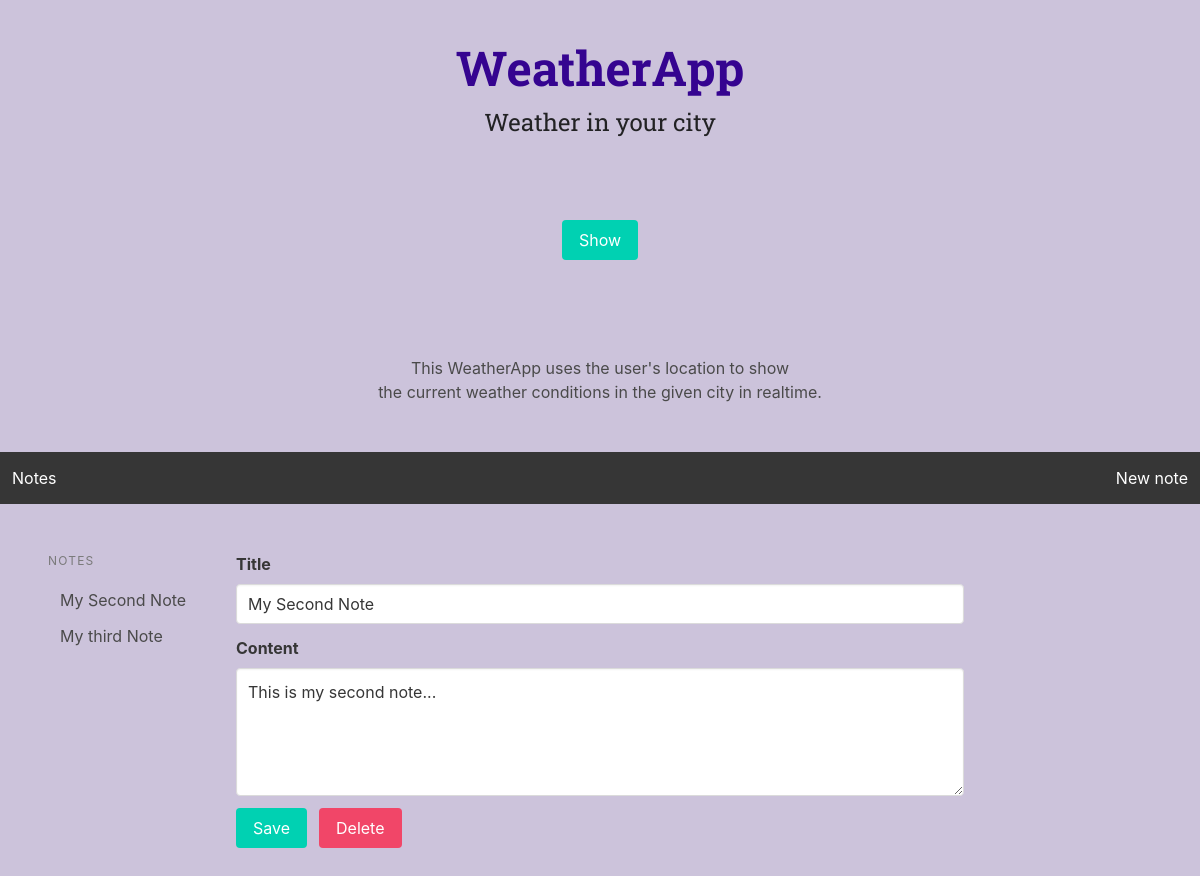
Screenshot of /?noteid=4 with the database file from the repository.
### weather/models.py (models this page shows)
class Note(models.Model):
    title = models.CharField(max_length=255)
    content = models.TextField(blank=True, null=True)
    class Meta:
        ordering = ('title',)

### weather/views.py (the view, shortened to what this page needs)
# urls.py: path('', views.editor, name='editor'),
def editor(request):
    noteid = int(request.GET.get('noteid', 0))
    notes = Note.objects.all()
    if noteid > 0:
        note = Note.objects.get(pk=noteid)
    else:
            note = ''
    context = {
        'noteid' : noteid,
        'notes' : notes,
        'note': note
    }
    return render(request, 'weather/index.html', context)

### weather/templates/weather/index.html (shortened to what this page needs)
{% load static %}
<!DOCTYPE html>
<html lang="en">
<head>
    <link rel="stylesheet" href="{% static 'weather/styles/base.css' %}">
    <link rel="stylesheet" href="https://cdn.jsdelivr.net/npm/bulma@0.9.0/css/bulma.min.css">
</head>
<body>
  <header id="main-header">
    <nav><a href="/" id="main-logo">WeatherApp</a></nav>
    <h1>Weather in your city</h1>
</header>
<section class="section">
    <article>
        <form action="weather/weather-info.html" method="get">
        <input class="button is-primary" type="submit" name="send" value="Show">
        </form>
    </article>
</section>
<section class="section">
    <article>
        <p>This WeatherApp uses the user's location to show</p>
        <p>the current weather conditions in the given city in realtime.</p>
    </article>
</section>
<nav class="navbar is-dark">
    <div class="navbar-brand">
        <a href="{% url 'editor' %}" class="navbar-item">Notes</a>
    </div>
    <div class="navbar-menu">
        <div class="navbar-end">
            <a href="{% url 'editor' %}?noteid=0" class="navbar-item">New note</a>
        </div>
    </div>
</nav>
<section class="section">
    <div class="columns">
        <div class="column is-2">
            <aside class="menu">
                <p class="menu-label">Notes</p>
                <ul class="menu-list">
                    {% for note in notes %}
                        <li>
                            <a href="{% url 'editor' %}?noteid={{ note.id }}">{{ note.title }}</a>
                        </li>
                    {% endfor %}
                </ul>
            </aside>
        </div>
        <div class="column is-8">
            <form method="post" action="{% url 'editor' %}">
                <div class="field">
                    <label class="label">
                        Title
                    </label>
                    <div class="control">
                        <input type="text" class="input" name="title" placeholder="Title"{% if note %} value="{{ note.title }}"{% endif %}>
                    </div>
                </div>
                <div class="field">
                    <label class="label">Content</label>
                    <div class="control">
                        <textarea class="textarea" name="content" placeholder="Content">{% if note %}{{ note.content }}{% endif %}</textarea>
                    </div>
                </div>
                <div class="field is-grouped">
                    <div class="control">
                        <button class="button is-primary">Save</button>
                    </div>
                    {% if note %}
                        <div class="control">
                            <a href="{% url 'delete_note' note.id %}" class="button is-danger">Delete</a>
                        </div>
                    {% endif %}
                </div>
            </form>
        </div>
    </div>
</section>
</body>
</html>

### weather/static/weather/styles/base.css (style rules this page uses)
* { box-sizing: border-box; }
body { font-family: 'Roboto', sans-serif; margin: 0; background-color: #ccc3db; color: #3e3e41; }
h1, h2, h3 { font-family: 'Roboto Slab', sans-serif; color: #222224; }
button, .btn { cursor: pointer; font: inherit; padding: 0.5rem 1.5rem; background-color: #350490; border: 1px solid #350490; color: white; border-radius: 4px; text-decoration: none; }
#main-header { width: 100%; text-align: center; padding: 2rem 0; }
#main-header h1 { font-size: 1.5rem; }
#main-logo { font-size: 3rem; font-family: 'Roboto Slab', sans-serif; text-decoration: none; color: #350490; font-weight: bold; }
article { position: relative; text-align: center; }

### rows the page displays
Note: title "My Second Note", content "This is my second note..."
Note: title "My third Note"
